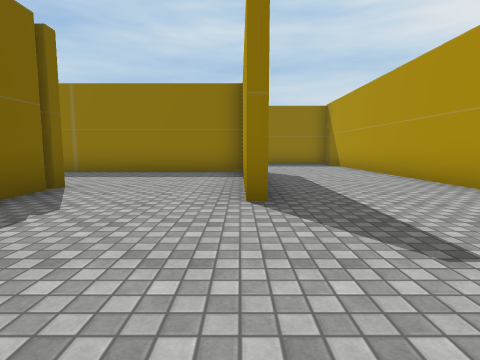
View 1 (above)

24 first-person views from a walk through a 3-D level made in the Unity game engine. The camera is 1.2 m above the floor, tilts 6° down and sees 80° across. The floor is counted in squares, 2 m on a side. Each view is taken from the middle of a square. On the plan, view 1 faces up. The plan holds only what a view shows up to about 9 squares ahead; the rest is blank. The place goes on beyond the plan. Some surface patterns are stand-ins.

View 2
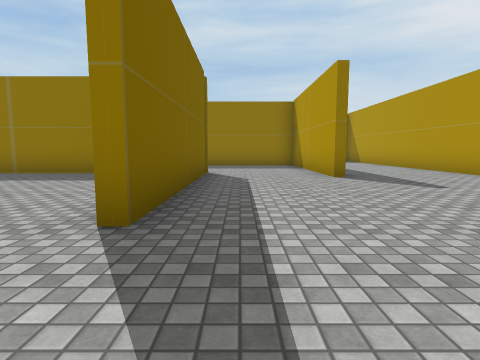

View 3
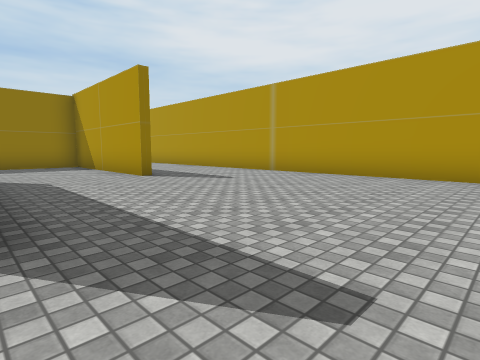

View 4
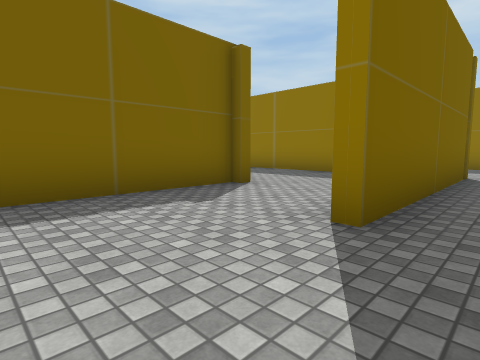

View 5
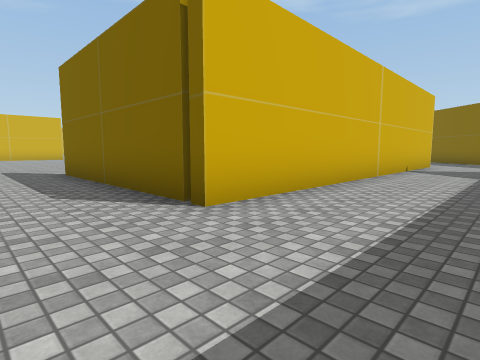

View 6
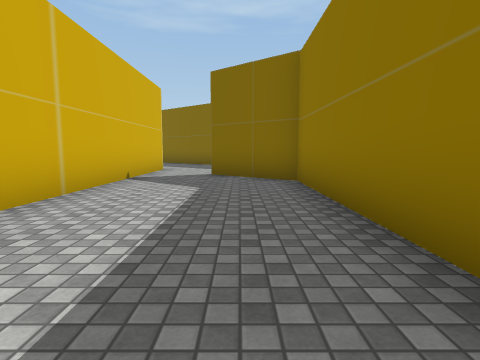

View 7
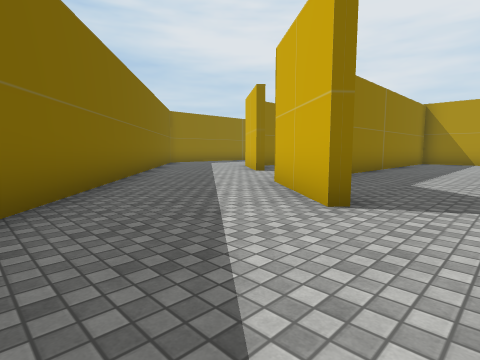

View 8
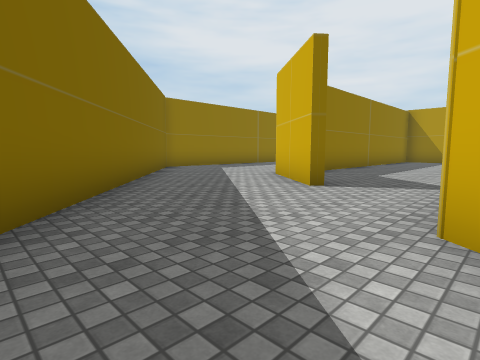

View 9
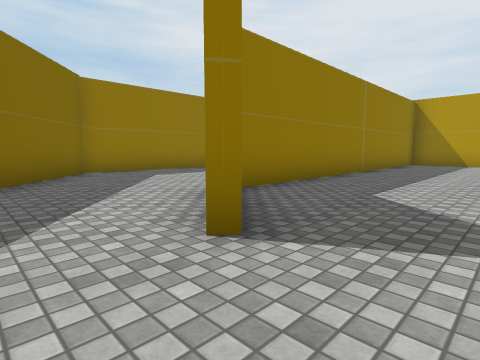

View 10
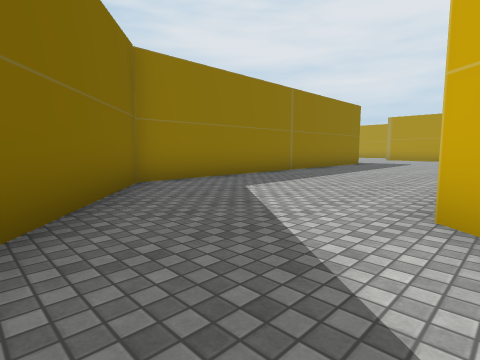

View 11
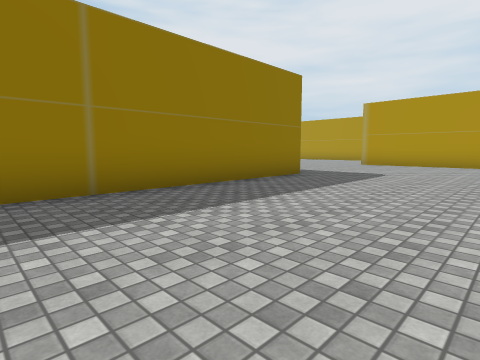

View 12
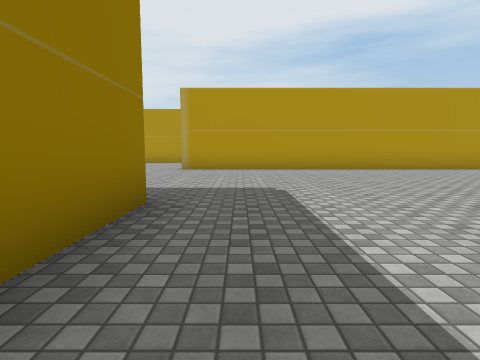

View 13
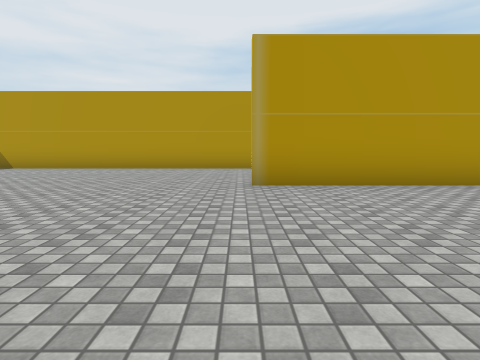

View 14
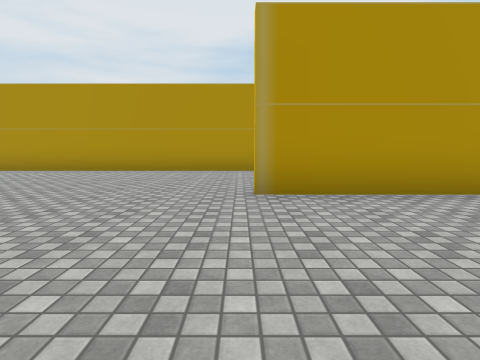

View 15
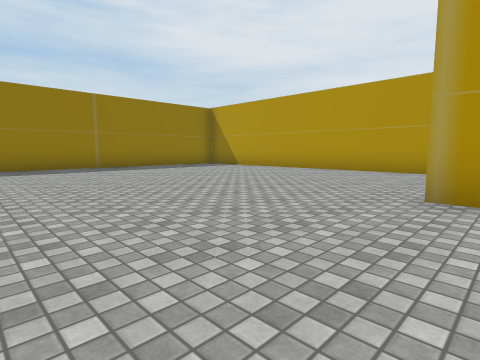

View 16
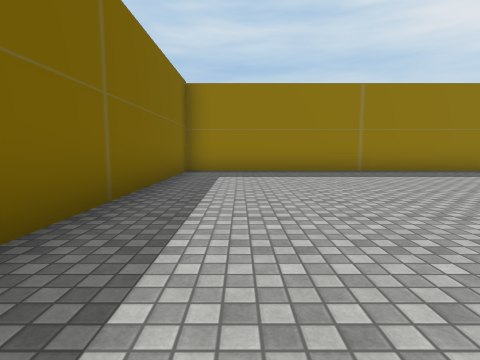

View 17
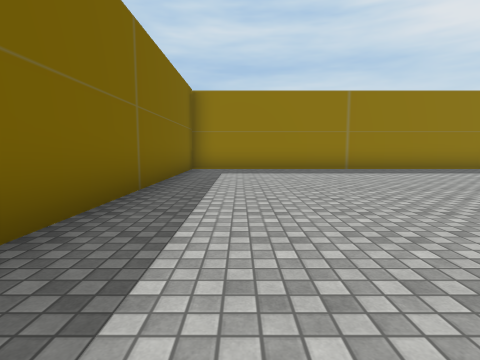

View 18
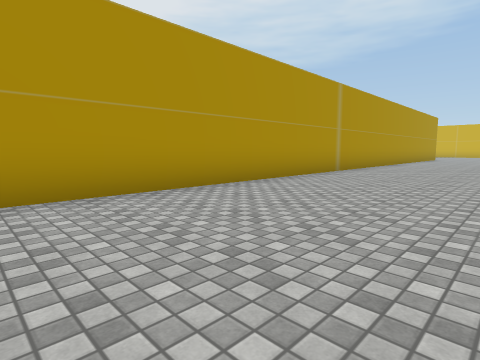

View 19
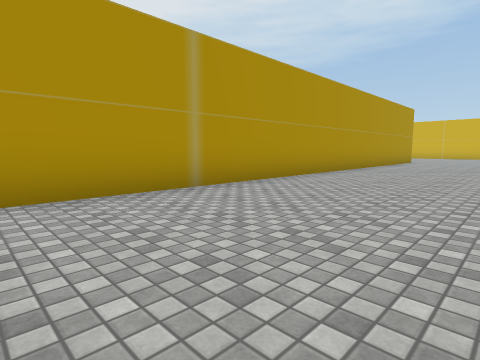

View 20
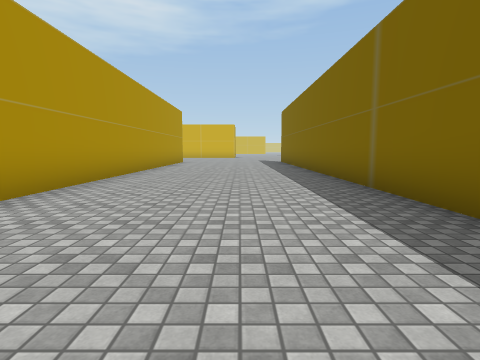

View 21
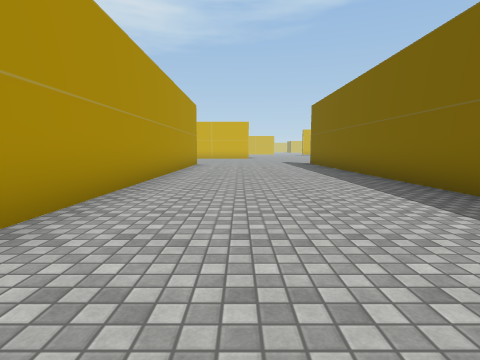

View 22
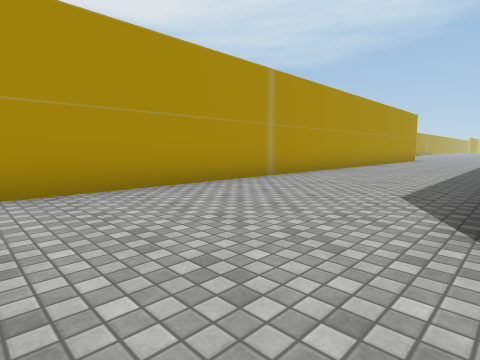

View 23
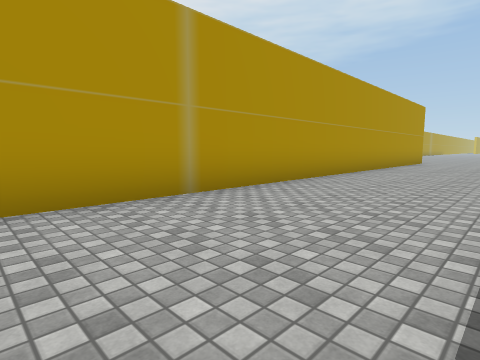

View 24
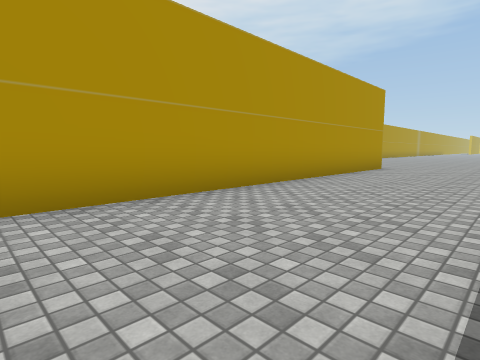

### Floor plan
Points are (right, up) in squares from view 1. A wall is a line through its corners. A room is listed if a view was taken in it or the views show most of it. See-through windows are left out.
Room 1 (views 1, 2, 3, 4, 5, 6, 7, 8, 9, 10)
walls: (0.1, 3.2) (0.1, 6.9); (-5.9, 0.8) (-5.9, -2.8); (0.1, 8.1) (-9.6, 8.1) (-11, 6.3); (-7.9, 10.5) (-6.3, 12.6); (-11.2, 6.4) (-9.6, 8.5); (0.8, 12.2) (-5.9, 12.2); (-12.9, 4.6) (-2.9, 4.6) (-2.9, -0.9); (-9.6, 13.4) (-13.8, 8.2); (3.7, -2.5) (3.7, 9.1)
ways out: opening at (-8, 12) to room 2; opening at (-4.5, 0.5)
Room 2 (views 11, 12, 13, 14, 15, 16, 17, 18, 19, 20, 21, 22, 23, 24)
walls: (3.4, 17.1) (-6.6, 17.1) (-9.6, 13.4); (3.9, 4.6) (3.9, -3.5); (13.3, 2.4) (13.3, 25); (11.9, 27.1) (3.5, 27.1) (3.5, 19.8); (8.8, -3.5) (8.8, 17.9)
ways out: opening at (-8, 12) to room 1

Where each view was taken, in squares from view 1:
view 1: 0 up, 0 right, facing up
view 2: 3 down, 2 left, facing up
view 3: 3 down, 3 left, facing up-right
view 4: 3 down, 2 left, facing up-left
view 5: 7 up, 1 left, facing down-left
view 6: 7 up, 4 left, facing left
view 7: 5 up, 14 left, facing up-right
view 8: 8 up, 12 left, facing up-right
view 9: 9 up, 9 left, facing up-right
view 10: 12 up, 9 left, facing up-right
view 11: 13 up, 3 left, facing up-right
view 12: 16 up, 0 right, facing right
view 13: 18 up, 4 right, facing right
view 14: 18 up, 5 right, facing right
view 15: 17 up, 5 right, facing up-right
view 16: 19 up, 5 right, facing up
view 17: 18 up, 5 right, facing up
view 18: 13 up, 5 right, facing down-right
view 19: 8 up, 5 right, facing down-right
view 20: 7 up, 6 right, facing down
view 21: 5 up, 7 right, facing down
view 22: 20 up, 9 right, facing down-right
view 23: 17 up, 10 right, facing down-right
view 24: 12 up, 10 right, facing down-right
